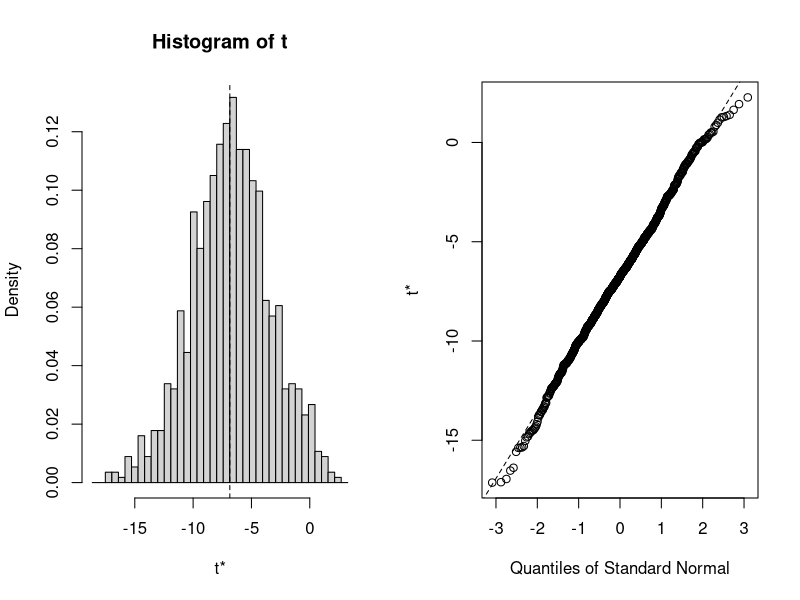
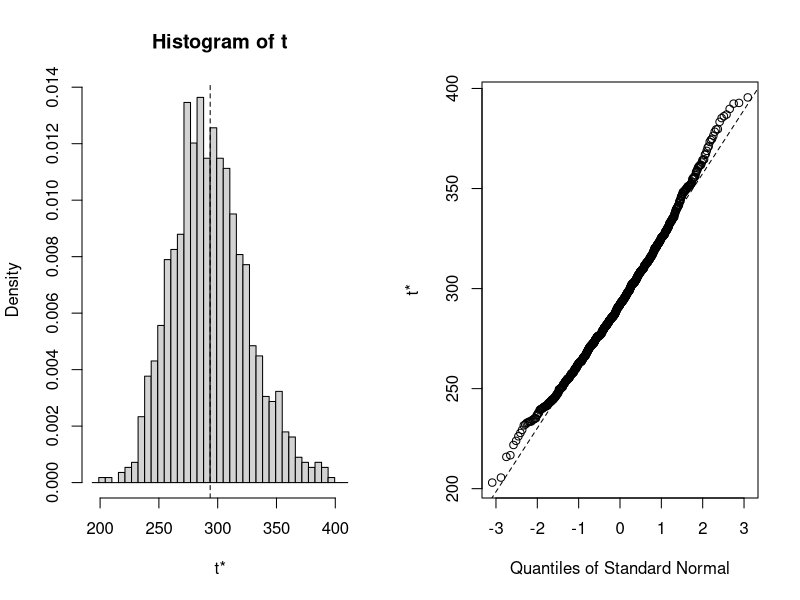
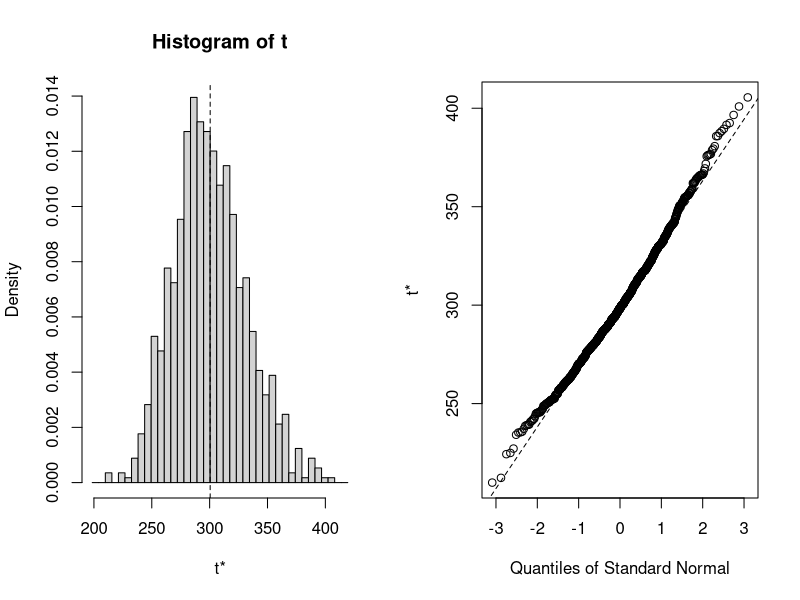

R code for these plots, in order:
### Set all files into one folder
setwd("./")

### Needed library
#install.packages("tidyverse", dependencies = TRUE)
#install.packages("datasets")
#install.packages("boot")
library(boot)
library(tidyverse)

#Loaded file and select 3 columns
cornfield <- read.csv2("Data.csv")
cornfield <- select(cornfield, RecordNo, X2a:X2b)

#Change commas into dots in column X2a called "Wartosc tegoroczna"
cornfield$X2a <- cornfield$X2a %>%
  { gsub(" ", "", .) } %>%
  { gsub(",", ".", .) } %>%
  as.numeric()

#Change column names
colnames(cornfield)[1] <- "RecordNo"
colnames(cornfield)[2] <- "Wartosc tegoroczna"
colnames(cornfield)[3] <- "Wartosc przyszloroczna"

#Eliminate zero values
cornfield <- cornfield[apply(cornfield!=0, 1, all),]

#Calculate change of current and next year
cornfield <- mutate(cornfield, 'change' = cornfield$`Wartosc tegoroczna` - cornfield$`Wartosc przyszloroczna`)

#Sample parameteres
median(cornfield$`Wartosc tegoroczna`)
mean(cornfield$`Wartosc tegoroczna`)
median(cornfield$`Wartosc przyszloroczna`)
mean(cornfield$`Wartosc przyszloroczna`)
cor(cornfield$`Wartosc tegoroczna`, cornfield$`Wartosc przyszloroczna`, method='s')
mean(cornfield$change)

#Estimating function
foo <- function(data, indices){
  dt<-data[indices,]
  c(
    mean(dt[,2] - dt[,3]),
    mean(dt[,2]),
    mean(dt[,3])
  )
}

#set seed
set.seed(12345)

#Bootstrap method
myBootstrap <- boot(cornfield, foo, R=1000)

#View results
View(myBootstrap)
print(myBootstrap)
View(myBootstrap$t)

#Comparing with the original mean
mean(cornfield$change)
head(myBootstrap$t0)

#Normal distriburation
plot(myBootstrap, index=1)
boot.ci(myBootstrap, index=1)

#Mean for current year
plot(myBootstrap, index=2)
boot.ci(myBootstrap, index=2)

#Mean for next year
plot(myBootstrap, index=3)
boot.ci(myBootstrap, index=3)